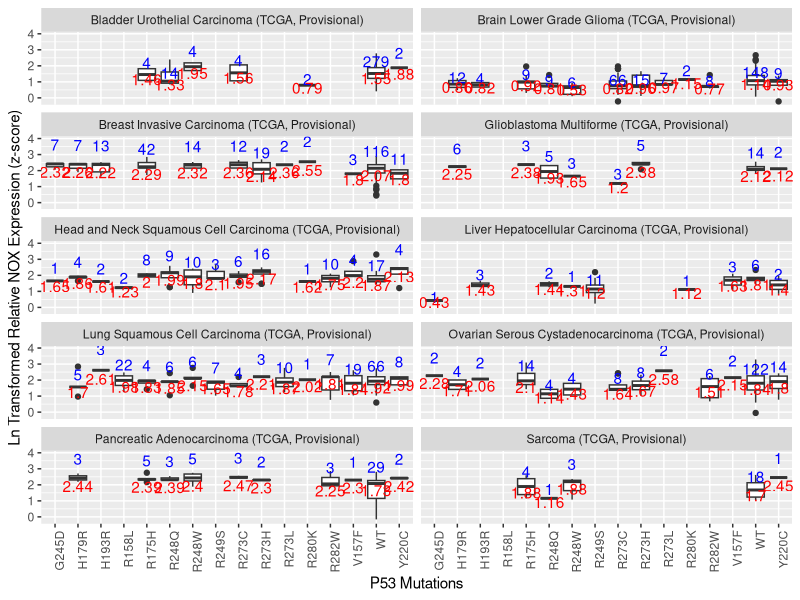
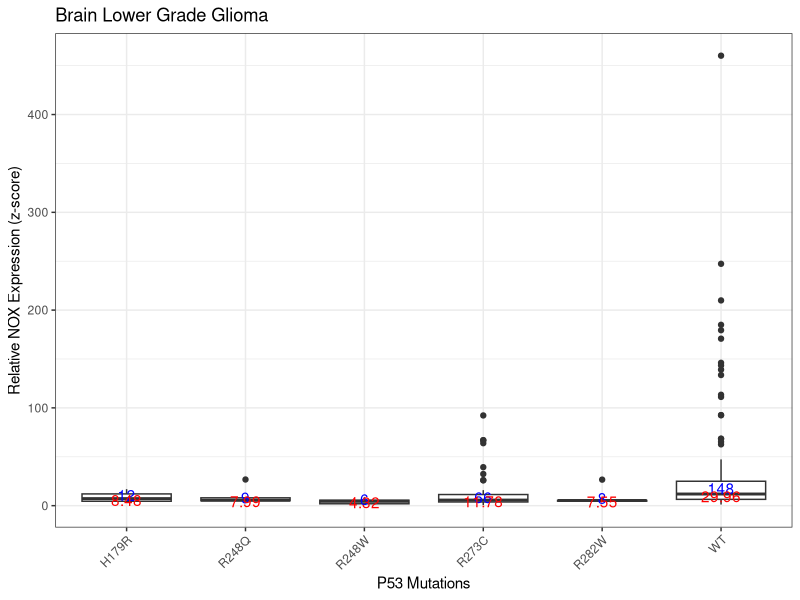
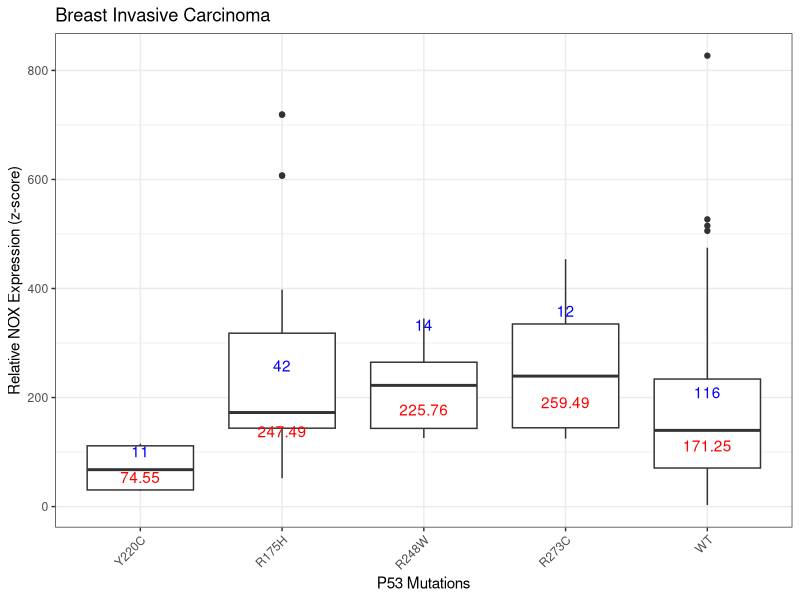
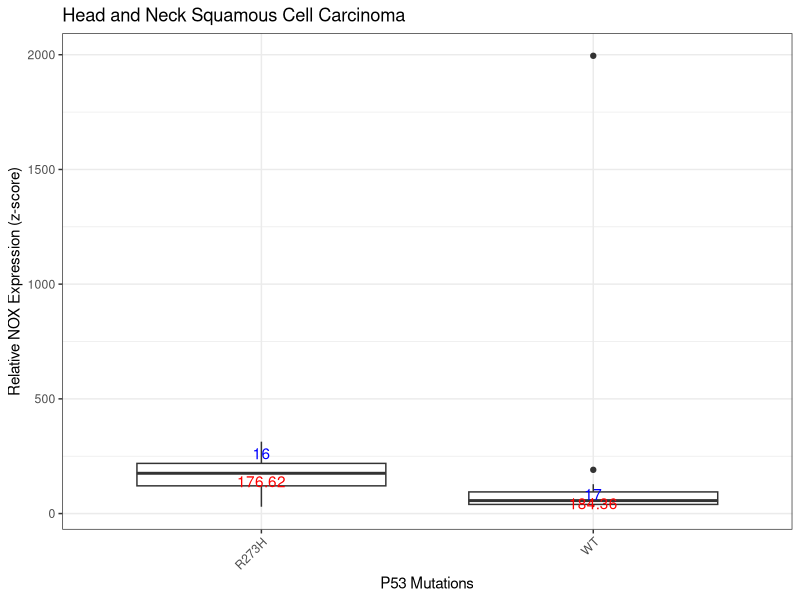
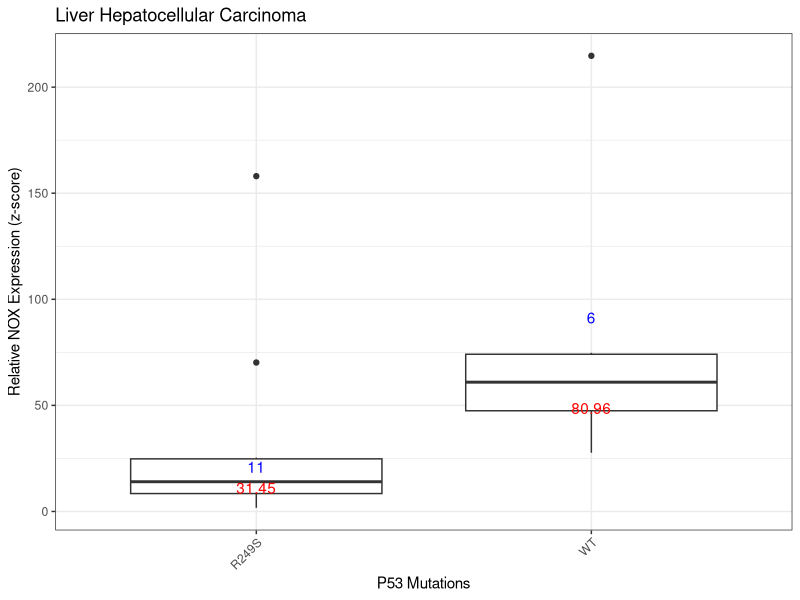
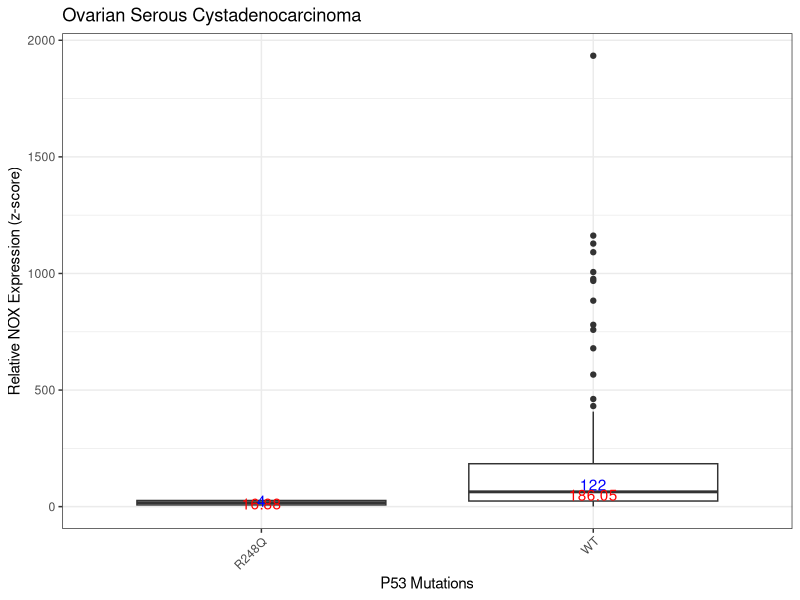
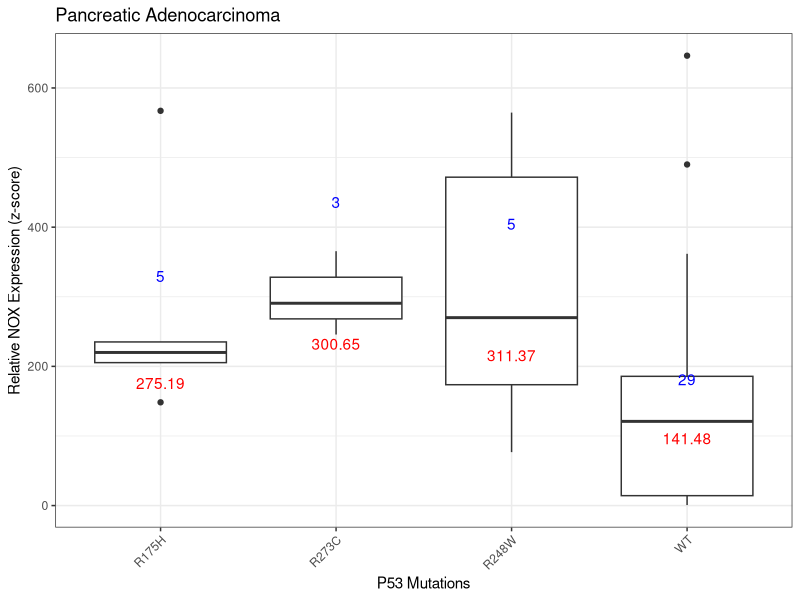
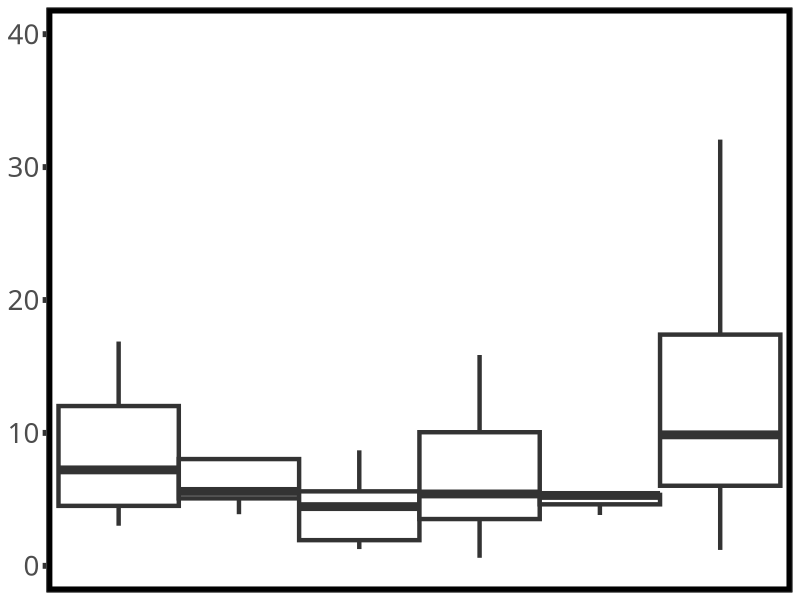

Generate these figures, in order, with R:
## ---- chunk 1
knitr::opts_chunk$set(echo = F, dpi=600, include=T)
## ---- chunk 2
require(dplyr)
require(ggplot2)
# function for num of samples
give.n <- function(x){
  return(c(y = median(x)*1.5, label = length(x))) 
  # experiment with the multiplier to find the perfect position
}
# function for median
med.n <- function(x){
  return(c(y = median(x)*0.8, label = round(mean(x),2))) 
  # experiment with the multiplier to find the perfect position
}


# Extracting Data from cbioportal (manually, no R codes used)
  # http://www.cbioportal.org/
  # select all case studies
  # query the genes and all its expression data regardless of exp level, e.g. GENE:EXP>=0 EXP<0

P53_exp  <- read.delim(file="TP53_Expression_All.txt", header = T, na.strings = "NA")   # p53 with Expression Data
  P53_exp <- P53_exp %>% select(P53.Mutation = Mutation, Cancer.Study, Sample.Id)
  P53_exp <- na.omit(P53_exp) # important to remove missing values now to avoid mixing with 'no mutation'
  # summary(is.na(P53_exp))
  
P53_mut <- read.delim("mutation_table_TP53.tsv", header=T, na.strings = "NA")
  P53_mut <- P53_mut %>% select(P53.Mutation = AA.change, Cancer.Study, Sample.Id = Sample.ID)
  P53_mut <- na.omit(P53_mut) 
  # summary(is.na(P53_mut))

NOX4_exp  <- read.delim(file="NOX4_Expression_All.txt")   # NADPH OX 4
  NOX4_exp  <- NOX4_exp %>% select(NOX4 = Value, NOX4.Mutation = Mutation, Cancer.Study, Sample.Id)
  # summary(is.na(NOX4_exp))
  
# Data extract of P53 mutation status of samples
  #'Not Sequenced' data is now designated as NA
  P53_mut$P53.Mutation[(P53_mut$P53.Mutation == "Not Sequenced") ]   <- NA
  P53_mut$P53.Mutation[(P53_mut$P53.Mutation == "[Not Available]") ] <- NA
                 ##P53.Mutation    Cancer.Study    Sample.Id      
             ##Mode :logical   Mode :logical   Mode :logical  
             ##FALSE:6591      FALSE:9121      FALSE:9121     
             ##TRUE :2530      NA's :0         NA's :0         # meaning 2530 were not sequenced or avaliable 
             ##NA's :0    
  
  P53_exp$P53.Mutation[(P53_exp$P53.Mutation == "Not Sequenced") ]   <- NA
  P53_exp$P53.Mutation[(P53_exp$P53.Mutation == "[Not Available]") ] <- NA
                    ## P53.Mutation    Cancer.Study    Sample.Id      
                ## Mode :logical   Mode :logical   Mode :logical  
                ## FALSE:10013     FALSE:10015     FALSE:10015    # meaning 2 were NA
                ## TRUE :2         NA's :0         NA's :0        
                ## NA's :0  
  
# Merging two p53 Data Files to get more mutant reads on all ID's
P53_com <- full_join(P53_mut, P53_exp, by = "Sample.Id", suffix = c(".mut_file" , ".exp_file"))
P53_com <- select(P53_com, Sample.Id, everything())  

# Merged Copy, for reference later
P53_com.ref <- full_join(P53_mut, P53_exp, by = "Sample.Id", suffix = c(".mut_file" , ".exp_file"))
P53_com.ref <- select(P53_com, Sample.Id, everything()) 
        # summary(P53_com.ref)
        # exp: 8075 NA

# Now, if from the exp file it is NA (no sequence), copy p53 mutation status from mut file, since it is a more complete mutation status designation file, but lacks the "not mutated" designation
# first convert mutation from factors to characters to allow replacement operation
P53_com$P53.Mutation.mut_file <- as.character(P53_com$P53.Mutation.mut_file)
P53_com$P53.Mutation.exp_file <- as.character(P53_com$P53.Mutation.exp_file)
# replace missing mutation status
P53_com$P53.Mutation.exp_file[is.na(P53_com$P53.Mutation.exp_file)] <- P53_com$P53.Mutation.mut_file[is.na(P53_com$P53.Mutation.exp_file)]
  # "check where exp is NA, and replace with mut where there is NA'
  # exp: 2006 NO sequence # recovered an additional 4615 designations

# renaming NA as WT, assuming no mutation is equal to wild-type
# because we know that NA in the exp are WT, we can assume those NA in the mut are also WT, we know that naming NA as WT in the mut file is in appropriate because some entries did not come explicitly designated, but we assume that if it is designated in the exp file as not mutated, then it must be an updated designation and can be overrided. If it is WT in the mut file but not WT in the exp, they are then excluded by subsetting in the next chunk.
P53_com$P53.Mutation.mut_file[is.na(P53_com$P53.Mutation.mut_file)] <- "WT"
P53_com$P53.Mutation.exp_file[is.na(P53_com$P53.Mutation.exp_file)] <- "WT"

# removing non-matched mutation status rows via subsetting
P53_com.sub <- subset(P53_com, P53.Mutation.exp_file == P53.Mutation.mut_file)
P53_com.sub <- select(P53_com.sub, Sample.Id, P53.Mutation = P53.Mutation.exp_file, Case.Study = Cancer.Study.mut_file) # reordering columns and mut mutation column

# Filtering p53 dataset 
# Keeping only interested mutations and WT's

P53.extended <- P53_com.sub %>% 
  filter(  P53.Mutation == "R175H"|P53.Mutation == "R248Q"|
           P53.Mutation == "R273H"|P53.Mutation == "R280K"|
           P53.Mutation == "R273C"|P53.Mutation == "R248W"|
           P53.Mutation == "Y220C"|P53.Mutation == "R249S"|
           P53.Mutation == "G245D"|P53.Mutation == "WT"|
           P53.Mutation == "R273C"| 
           P53.Mutation == "R248Q"| 
           P53.Mutation == "H179R"|
           P53.Mutation == "R282W"|
           P53.Mutation == "V157F"|
           P53.Mutation == "H193R"|
           P53.Mutation == "R158L"|
           P53.Mutation == "R273L"| # selected based on data availiablility and our interest
           P53.Mutation == "G248S") # we liked this way of subsetting instead of %in% subsetting

# Comparing p53 extended and NOX4
P53.ext_NOX4 <- inner_join(P53.extended, NOX4_exp, by="Sample.Id")
P53.ext_NOX4 <- select(P53.ext_NOX4, Sample.Id, P53.Mutation, NOX4, Cancer.Study)
# summary(as.factor(P53.ext_NOX4$P53.Mutation))
#G245D H179R H193R R158L R175H R248Q R248W R249S R273C R273H R273L R280K R282W V157F    WT Y220C 
# 16    42    33    33   101    66    62    23   115    77    29    11    42    37     2005 60 

# Comparing p53 all availiable and NOX4
# P53.all_NOX4 <- inner_join(P53_com.sub, NOX4_exp, by="Sample.Id")
# P53.all_NOX4 <- select(P53.all_NOX4, Sample.Id, P53.Mutation, NOX4, Cancer.Study)
# we will not conduct analysis with all p53 mutations because of the low avail. of data points
## ---- chunk 3
# log scale, extended p53 set
# blue number indicates number of samples and red indicates median value
initial <- ggplot(P53.ext_NOX4,aes(x=as.factor(P53.Mutation),y=log2(NOX4))) + 
              geom_boxplot(show.legend = F) +
              xlab("P53 Mutations") +
              ylab("Log2 Relative NOX Expression (z-score)") +
              stat_summary(fun.data = give.n, geom = "text", fun.y = median, colour = "blue") + 
                                #fun.data and fun.y returns sample number
              stat_summary(fun.data = med.n, geom = "text", fun.y = mean, colour = "red") + 
                                # returns median
              facet_wrap(~Cancer.Study, ncol=3)

## from these plots, we will remove those cancer studies without enough samples availiable
# blue number indicates number of samples and red indicates median value
P53.NOX4.final <- P53.ext_NOX4 %>% 
  filter(Cancer.Study == "Breast Invasive Carcinoma (TCGA, Provisional)"|
         Cancer.Study == "Brain Lower Grade Glioma (TCGA, Provisional)"|
         Cancer.Study == "Glioblastoma Multiforme (TCGA, Provisional)"|
         Cancer.Study == "Head and Neck Squamous Cell Carcinoma (TCGA, Provisional)"|
         Cancer.Study == "Lung Squamous Cell Carcinoma (TCGA, Provisional)"|
         Cancer.Study == "Pancreatic Adenocarcinoma (TCGA, Provisional)"|
         Cancer.Study == "Ovarian Serous Cystadenocarcinoma (TCGA, Provisional)"|
         Cancer.Study == "Bladder Urothelial Carcinoma (TCGA, Provisional)"|
         Cancer.Study == "Liver Hepatocellular Carcinoma (TCGA, Provisional)"|
         Cancer.Study == "Sarcoma (TCGA, Provisional)") 
P53.NOX4.final$Cancer.Study <- as.character(P53.NOX4.final$Cancer.Study)
# ln scale, final. ln transformed because data were heavily skewed and not normally distributed. 
# blue number indicates number of samples and red indicates median value
overview.plot <- ggplot(P53.NOX4.final ,aes(x=as.factor(P53.Mutation),y=log10(NOX4))) + 
  geom_boxplot(show.legend = F) +
  xlab("P53 Mutations") +
  ylab("Ln Transformed Relative NOX Expression (z-score)") +
  stat_summary(fun.data = give.n, geom = "text", fun.y = median, colour = "blue") + #fun.data and fun.y returns sample number
  stat_summary(fun.data = med.n, geom = "text", fun.y = mean, colour = "red") + # returns median
  facet_wrap(~Cancer.Study, ncol=2) +
  theme(axis.text.x = element_text(angle = 90, hjust = 1))
## ---- chunk 4
# Breast Invasive Carcinoma
Breast <- filter(P53.NOX4.final, as.character(Cancer.Study) == "Breast Invasive Carcinoma (TCGA, Provisional)")
breast.overview <- ggplot(Breast,aes(x=as.factor(P53.Mutation),y=log(NOX4))) + 
  geom_boxplot(show.legend = F) +
  ggtitle("Breast Invasive Carcinoma Overview") +
  xlab("P53 Mutations") +
  ylab("Ln Relative NOX Expression (z-score)") +
  stat_summary(fun.data = give.n, geom = "text", fun.y = median, colour = "blue") + #fun.data and fun.y returns sample number
  stat_summary(fun.data = med.n, geom = "text", fun.y = mean, colour = "red") +
  theme(axis.text.x = element_text(angle = 45, hjust = 1))

# WT breast
Breast.WT <- filter(Breast, as.character(P53.Mutation) == "WT")
# shapirot.test(Breast.WT)
# Y220C breast
Breast.Y220C <- filter(Breast, as.character(P53.Mutation) == "Y220C")
# shapiro.test(Breast.Y220C$NOX4) # p<<<0, sample is not normally distributed
wilcox.test(Breast.WT$NOX4, Breast.Y220C$NOX4) #p<<<0
# R175H breast
Breast.R175H <- filter(Breast, as.character(P53.Mutation) == "R175H")
wilcox.test(Breast.WT$NOX4, Breast.R175H$NOX4) #p=0.005831
# R248W breast
Breast.R248W <- filter(Breast, as.character(P53.Mutation) == "R248W")
wilcox.test(Breast.WT$NOX4, Breast.R248W$NOX4) #p=0.02264
# G245D breast
Breast.G245D <- filter(Breast, as.character(P53.Mutation) == "G245D")
wilcox.test(Breast.WT$NOX4, Breast.G245D$NOX4) #p=0.1004
# H179R breast
Breast.H179R <- filter(Breast, as.character(P53.Mutation) == "H179R")
wilcox.test(Breast.WT$NOX4, Breast.H179R$NOX4) #p=0.1811
# R273C breast
Breast.R273C <- filter(Breast, as.character(P53.Mutation) == "R273C")
wilcox.test(Breast.WT$NOX4, Breast.R273C$NOX4) #p=0.02092
# R273H breast
Breast.R273H <- filter(Breast, as.character(P53.Mutation) == "R273H")
wilcox.test(Breast.WT$NOX4, Breast.R273H$NOX4) #p=0.6
# summary: breast, Y220C, R175H, R248W, R273C are statistically different

# breast, final
Breast.final <- filter(Breast, as.character(Cancer.Study) == "Breast Invasive Carcinoma (TCGA, Provisional)")
Breast.final <- Breast[Breast$P53.Mutation %in% c("Y220C", "R175H", "R248W", "R273C", "WT"),] # subset 

breast.final.plot <- 
  ggplot(Breast.final,aes(x=as.factor(P53.Mutation),y=NOX4)) + 
    geom_boxplot(show.legend = F) +
    ggtitle("Breast Invasive Carcinoma") + 
    theme(plot.title = element_text(face="bold"),
          panel.border = element_rect(linetype = "solid", colour = "black")) +
    theme_bw() +
    xlab("P53 Mutations") +
    ylab("Relative NOX Expression (z-score)") +
    stat_summary(fun.data = give.n, geom = "text", fun.y = median, colour = "blue") + #fun.data and fun.y returns sample number
    stat_summary(fun.data = med.n, geom = "text", fun.y = mean, colour = "red") +
    scale_x_discrete(limits=c("Y220C", "R175H", "R248W", "R273C", "WT")) + # sets order 
  theme(axis.text.x = element_text(angle = 45, hjust = 1))
## ---- chunk 5
Neck<- filter(P53.NOX4.final, as.character(Cancer.Study) == "Head and Neck Squamous Cell Carcinoma (TCGA, Provisional)")

neck.overview.plot <- ggplot(Neck,aes(x=as.factor(P53.Mutation),y=log(NOX4))) + 
                          geom_boxplot(show.legend = F) +
                          ggtitle("Head and Neck Squamous Cell Carcinoma Overview") +
                          xlab("P53 Mutations") +
                          ylab("Ln Relative NOX Expression (z-score)") +
                          stat_summary(fun.data = give.n, geom = "text", fun.y = median, colour = "blue") + 
                          stat_summary(fun.data = med.n, geom = "text", fun.y = mean, colour = "red") +
                          theme(axis.text.x = element_text(angle = 45, hjust = 1))

# WT head and neck
Neck.WT <- filter(Neck, as.character(P53.Mutation) == "WT")
# H179R head and neck
Neck.H179R <- filter(Neck, as.character(P53.Mutation) == "H179R")
wilcox.test(Neck.H179R$NOX4, Neck.WT$NOX4) #p=0.7538
# R175H head and neck
Neck.R175H <- filter(Neck, as.character(P53.Mutation) == "R175H")
wilcox.test(Neck.WT$NOX4, Neck.R175H$NOX4) #p=0.1089
# R248Q head and neck
Neck.R248Q <- filter(Neck, as.character(P53.Mutation) == "R248Q")
wilcox.test(Neck.WT$NOX4, Neck.R248Q$NOX4) #p=0.3316
# R248W head and neck
Neck.R248W <- filter(Neck, as.character(P53.Mutation) == "R248W")
wilcox.test(Neck.WT$NOX4, Neck.R248W$NOX4) #p=0.98
# R273C head and neck
Neck.R273C <- filter(Neck, as.character(P53.Mutation) == "R273C")
wilcox.test(Neck.WT$NOX4, Neck.R273C$NOX4) #p=0.3099
# R273H head and neck
Neck.R273H <- filter(Neck, as.character(P53.Mutation) == "R273H")
wilcox.test(Neck.WT$NOX4, Neck.R273H$NOX4) #p=0.005217
# R282W head and neck
Neck.R282W <- filter(Neck, as.character(P53.Mutation) == "R282W")
wilcox.test(Neck.WT$NOX4, Neck.R282W$NOX4) #p=0.8604
# V157F head and neck
Neck.V157F <- filter(Neck, as.character(P53.Mutation) == "V157F")
wilcox.test(Neck.WT$NOX4, Neck.V157F$NOX4) #p=0.09743
# Y220C head and neck
Neck.Y220C <- filter(Neck, as.character(P53.Mutation) == "Y220C")
wilcox.test(Neck.WT$NOX4, Neck.Y220C$NOX4) #p=0.2265

# Neck, final
Neck.final <- filter(Neck, as.character(Cancer.Study) == "Neck Invasive Carcinoma (TCGA, Provisional)")
Neck.final <- Neck[Neck$P53.Mutation %in% c("R273H", "WT"),] # subset 
neck.final.plot <- ggplot(Neck.final,aes(x=as.factor(P53.Mutation),y=NOX4)) + 
                      geom_boxplot(show.legend = F) +
                      ggtitle("Head and Neck Squamous Cell Carcinoma ") + 
                      theme(plot.title = element_text(face="bold"),
                            panel.border = element_rect(linetype = "solid", colour = "black")) +
                      theme_bw() +
                      xlab("P53 Mutations") +
                      ylab("Relative NOX Expression (z-score)") +
                      stat_summary(fun.data = give.n, geom = "text", fun.y = median, colour = "blue") + 
                      stat_summary(fun.data = med.n, geom = "text", fun.y = mean, colour = "red") +
                      scale_x_discrete(limits=c("R273H", "WT")) +
                      theme(axis.text.x = element_text(angle = 45, hjust = 1))

## ---- chunk 6
Lung <- filter(P53.NOX4.final, as.character(Cancer.Study) == "Lung Squamous Cell Carcinoma (TCGA, Provisional)")

lung.overview.plot <- ggplot(Lung,aes(x=as.factor(P53.Mutation),y=log(NOX4))) + 
                        geom_boxplot(show.legend = F) +
                        ggtitle("Lung Squamous Cell Carcinoma Overview") +
                        xlab("P53 Mutations") +
                        ylab("Ln Relative NOX Expression (z-score)") +
                        stat_summary(fun.data = give.n, geom = "text", fun.y = median, colour = "blue") + 
                        stat_summary(fun.data = med.n, geom = "text", fun.y = mean, colour = "red") +
                        theme(axis.text.x = element_text(angle = 45, hjust = 1))

# WT lung
Lung.WT <- filter(Lung, as.character(P53.Mutation) == "WT")
# Y220C Lung
Lung.Y220C <- filter(Lung, as.character(P53.Mutation) == "Y220C")
wilcox.test(Lung.WT$NOX4, Lung.Y220C$NOX4) #p=0.7212
# V157F Lung
Lung.V157F <- filter(Lung, as.character(P53.Mutation) == "V157F")
wilcox.test(Lung.WT$NOX4, Lung.V157F$NOX4) #p=0.4319
# R282W Lung
Lung.R282W <- filter(Lung, as.character(P53.Mutation) == "R282W")
wilcox.test(Lung.WT$NOX4, Lung.R282W$NOX4) #p=0.8148
# R273L Lung
Lung.R273L <- filter(Lung, as.character(P53.Mutation) == "R273L")
wilcox.test(Lung.WT$NOX4, Lung.R273L$NOX4) #p=0.596
# R249S Lung
Lung.R249S <- filter(Lung, as.character(P53.Mutation) == "R249S")
wilcox.test(Lung.WT$NOX4, Lung.R249S$NOX4) #p=0.1051
# R248W Lung
Lung.R248W <- filter(Lung, as.character(P53.Mutation) == "R248W")
wilcox.test(Lung.WT$NOX4, Lung.R248W$NOX4) #p=0.169
# R248Q Lung
Lung.R248Q <- filter(Lung, as.character(P53.Mutation) == "R248Q")
wilcox.test(Lung.WT$NOX4, Lung.R248Q$NOX4) #p=0.799
# R175H Lung
Lung.R175H <- filter(Lung, as.character(P53.Mutation) == "R175H")
wilcox.test(Lung.WT$NOX4, Lung.R175H$NOX4) #p=0.6763
# R158L Lung
Lung.R158L <- filter(Lung, as.character(P53.Mutation) == "R158L")
wilcox.test(Lung.WT$NOX4, Lung.R158L$NOX4) #p=0.6197
# no statistically significance in Lung
## ---- chunk 7
Panc <- filter(P53.NOX4.final, as.character(Cancer.Study) == "Pancreatic Adenocarcinoma (TCGA, Provisional)")

panc.overview.plot <- ggplot(Panc,aes(x=as.factor(P53.Mutation),y=log(NOX4))) + 
  geom_boxplot(show.legend = F) +
  ggtitle("Panc Squamous Cell Carcinoma Overview") +
  xlab("P53 Mutations") +
  ylab("Ln Relative NOX Expression (z-score)") +
  stat_summary(fun.data = give.n, geom = "text", fun.y = median, colour = "blue") + #fun.data and fun.y returns sample number
  stat_summary(fun.data = med.n, geom = "text", fun.y = mean, colour = "red") +
  theme(axis.text.x = element_text(angle = 45, hjust = 1))

# WT Panc
Panc.WT <- filter(Panc, as.character(P53.Mutation) == "WT")
# R175H Panc
Panc.R175H <- filter(Panc, as.character(P53.Mutation) == "R175H")
wilcox.test(Panc.WT$NOX4, Panc.R175H$NOX4) #p=0.04364
# R248W Panc
Panc.R248W <- filter(Panc, as.character(P53.Mutation) == "R248W")
wilcox.test(Panc.WT$NOX4, Panc.R248W$NOX4) #p=0.063333
wilcox.test(Panc.WT$NOX4, Panc.R248W$NOX4, alternative = "less") #p=0.03

# R248Q Panc
Panc.R248Q <- filter(Panc, as.character(P53.Mutation) == "R248Q")
wilcox.test(Panc.WT$NOX4, Panc.R248Q$NOX4) #p=0.09556
# R273C Panc
Panc.R273C <- filter(Panc, as.character(P53.Mutation) == "R273C")
wilcox.test(Panc.WT$NOX4, Panc.R273C$NOX4) #p=0.02702

# Panc, final
Panc.final <- Panc[Panc$P53.Mutation %in% c("R175H", "R273C", "WT", "R248W"),] # subset 
Panc.final.plot <- ggplot(Panc.final,aes(x=as.factor(P53.Mutation),y=NOX4)) + 
  geom_boxplot(show.legend = F) +
  ggtitle("Pancreatic Adenocarcinoma") + 
  theme(plot.title = element_text(face="bold"),
        panel.border = element_rect(linetype = "solid", colour = "black")) +
  theme_bw() +
  xlab("P53 Mutations") +
  ylab("Relative NOX Expression (z-score)") +
  stat_summary(fun.data = give.n, geom = "text", 
               fun.y = median, colour = "blue") + #fun.data and fun.y returns sample number
  stat_summary(fun.data = med.n, geom = "text", fun.y = mean, colour = "red") +
  scale_x_discrete(limits=c("R175H", "R273C","R248W", "WT"))  +
  theme(axis.text.x = element_text(angle = 45, hjust = 1))
## ---- chunk 8
Brain<- filter(P53.NOX4.final, as.character(Cancer.Study) == "Brain Lower Grade Glioma (TCGA, Provisional)")

brain.overview.plot <- ggplot(Brain,aes(x=as.factor(P53.Mutation),y=log(NOX4))) + 
  geom_boxplot(show.legend = F) +
  ggtitle("Brain Lower Grade Glioma Overview") +
  xlab("P53 Mutations") +
  ylab("Ln Relative NOX Expression (z-score)") +
  stat_summary(fun.data = give.n, geom = "text", fun.y = median, colour = "blue") + #fun.data and fun.y returns sample number
  stat_summary(fun.data = med.n, geom = "text", fun.y = mean, colour = "red") +
  theme(axis.text.x = element_text(angle = 45, hjust = 1))

# WT Brain
Brain.WT <- filter(Brain, as.character(P53.Mutation) == "WT")
# H179R Brain
Brain.H179R <- filter(Brain, as.character(P53.Mutation) == "H179R")
wilcox.test(Brain.H179R$NOX4, Brain.WT$NOX4) #p=0.04226
# R175H Brain
Brain.R175H <- filter(Brain, as.character(P53.Mutation) == "R175H")
wilcox.test(Brain.WT$NOX4, Brain.R175H$NOX4) #p=0.1682
# R248Q Brain
Brain.R248Q <- filter(Brain, as.character(P53.Mutation) == "R248Q")
wilcox.test(Brain.WT$NOX4, Brain.R248Q$NOX4) #p=0.01398
wilcox.test(Brain.WT$NOX4, Brain.R248Q$NOX4,alternative = c("less")) #p=0.006988 # nox4 in wt is greater..

# R248W Brain
Brain.R248W <- filter(Brain, as.character(P53.Mutation) == "R248W")
wilcox.test(Brain.WT$NOX4, Brain.R248W$NOX4) #p=0.0022446
# R273C Brain
Brain.R273C <- filter(Brain, as.character(P53.Mutation) == "R273C")
wilcox.test(Brain.WT$NOX4, Brain.R273C$NOX4) #p<<<0
# R273H Brain
Brain.R273H <- filter(Brain, as.character(P53.Mutation) == "R273H")
wilcox.test(Brain.WT$NOX4, Brain.R273H$NOX4) #p=0.2097
# R282W Brain
Brain.R282W <- filter(Brain, as.character(P53.Mutation) == "R282W")
wilcox.test(Brain.WT$NOX4, Brain.R282W$NOX4) #p=0.009128
# V157F Brain
#Brain.V157F <- filter(Brain, as.character(P53.Mutation) == "V157F")
#wilcox.test(Brain.WT$NOX4, Brain.V157F$NOX4) #no data
# Y220C Brain
Brain.Y220C <- filter(Brain, as.character(P53.Mutation) == "Y220C")
wilcox.test(Brain.WT$NOX4, Brain.Y220C$NOX4) #p=0.5234
# R273L Brain
Brain.R273L <- filter(Brain, as.character(P53.Mutation) == "R273L")
wilcox.test(Brain.WT$NOX4, Brain.R273L$NOX4) #p=0.3633
# H193R Brain
Brain.H193R <- filter(Brain, as.character(P53.Mutation) == "H193R")
wilcox.test(Brain.WT$NOX4, Brain.H193R$NOX4) #p=0.1034

# Brain Final
Brain.final <- Brain[Brain$P53.Mutation %in% c("H179R","R248Q","R248W","R273C","R282W","WT"),] # subset 
brain.final.plot <- ggplot(Brain.final,aes(x=as.factor(P53.Mutation),y=NOX4)) + 
  geom_boxplot(show.legend = F) +
  ggtitle("Brain Lower Grade Glioma") + 
  theme(plot.title = element_text(face="bold"),
        panel.border = element_rect(linetype = "solid", colour = "black")) +
  theme_bw() +
  xlab("P53 Mutations") +
  ylab("Relative NOX Expression (z-score)") +
  stat_summary(fun.data = give.n, geom = "text", 
               fun.y = median, colour = "blue") + 
  stat_summary(fun.data = med.n, geom = "text", fun.y = mean, colour = "red") +
  scale_x_discrete(limits=c("H179R","R248Q","R248W","R273C","R282W","WT"))  +
  theme(axis.text.x = element_text(angle = 45, hjust = 1))
## ---- chunk 9
Glio <- filter(P53.NOX4.final, as.character(Cancer.Study) == "Glioblastoma Multiforme (TCGA, Provisional)")

glio.overview.plot <- ggplot(Glio,aes(x=as.factor(P53.Mutation),y=log(NOX4))) + 
  geom_boxplot(show.legend = F) +
  ggtitle("Glioblastoma Multiforme Overview") +
  xlab("P53 Mutations") +
  ylab("Ln Relative NOX Expression (z-score)") +
  stat_summary(fun.data = give.n, geom = "text", fun.y = median, colour = "blue") +
  stat_summary(fun.data = med.n, geom = "text", fun.y = mean, colour = "red") +
  theme(axis.text.x = element_text(angle = 45, hjust = 1))

# WT Glio
Glio.WT <- filter(Glio, as.character(P53.Mutation) == "WT")
# H179R Glio
Glio.H179R <- filter(Glio, as.character(P53.Mutation) == "H179R")
wilcox.test(Glio.H179R$NOX4, Glio.WT$NOX4) #p=0.05188
# R248Q Glio
Glio.R248Q <- filter(Glio, as.character(P53.Mutation) == "R248Q")
wilcox.test(Glio.WT$NOX4, Glio.R248Q$NOX4) #p=0.547
# R273H Glio
Glio.R273H <- filter(Glio, as.character(P53.Mutation) == "R273H")
wilcox.test(Glio.WT$NOX4, Glio.R273H$NOX4) #p=0.02944
mood.test(Glio.WT$NOX4, Glio.R273H$NOX4) #p=0.5912

#quite skewed. skipped from analysis
## ---- chunk 10
bla<- filter(P53.NOX4.final, as.character(Cancer.Study) == "Bladder Urothelial Carcinoma (TCGA, Provisional)")

bla.overview.plot <- ggplot(bla,aes(x=as.factor(P53.Mutation),y=log(NOX4))) + 
                  geom_boxplot(show.legend = F) +
                  ggtitle("Bladder Urothelial Carcinoma Overview") +
                  xlab("P53 Mutations") +
                  ylab("Ln Relative NOX Expression (z-score)") +
                  stat_summary(fun.data = give.n, geom = "text", fun.y = median, colour = "blue") + 
                  stat_summary(fun.data = med.n, geom = "text", fun.y = mean, colour = "red") +
                  theme(axis.text.x = element_text(angle = 45, hjust = 1))

# WT bla
bla.WT <- filter(bla, as.character(P53.Mutation) == "WT")
# R248Q bla
bla.R248Q <- filter(bla, as.character(P53.Mutation) == "R248Q")
wilcox.test(bla.WT$NOX4, bla.R248Q$NOX4) #p=0.05545
mood.test(bla.WT$NOX4, bla.R248Q$NOX4) #p=0.1182

## ---- chunk 11
Liver<- filter(P53.NOX4.final, as.character(Cancer.Study) == "Liver Hepatocellular Carcinoma (TCGA, Provisional)")

Liver.overview.plot <- ggplot(Liver,aes(x=as.factor(P53.Mutation),y=log(NOX4))) + 
  geom_boxplot(show.legend = F) +
  ggtitle("Liver Hepatocellular Carcinoma Overview") +
  xlab("P53 Mutations") +
  ylab("Ln Relative NOX Expression (z-score)") +
  stat_summary(fun.data = give.n, geom = "text", fun.y = median, colour = "blue") + #fun.data and fun.y returns sample number
  stat_summary(fun.data = med.n, geom = "text", fun.y = mean, colour = "red") +
  theme(axis.text.x = element_text(angle = 45, hjust = 1))

# WT Liver
Liver.WT <- filter(Liver, as.character(P53.Mutation) == "WT")
# R249S Liver
Liver.R249S <- filter(Liver, as.character(P53.Mutation) == "R249S")
wilcox.test(Liver.WT$NOX4, Liver.R249S$NOX4) #p=0.01034

# Liver Final
Liver.final <- Liver[Liver$P53.Mutation %in% c("R249S","WT"),] # subset 
Liver.final.plot <- ggplot(Liver.final,aes(x=as.factor(P53.Mutation),y=(NOX4))) + 
  geom_boxplot(show.legend = F) +
  ggtitle("Liver Hepatocellular Carcinoma ") + 
  theme(plot.title = element_text(face="bold"),
        panel.border = element_rect(linetype = "solid", colour = "black")) +
  theme_bw() +
  xlab("P53 Mutations") +
  ylab("Relative NOX Expression (z-score)") +
  stat_summary(fun.data = give.n, geom = "text", 
               fun.y = median, colour = "blue") + 
  stat_summary(fun.data = med.n, geom = "text", fun.y = mean, colour = "red") +
  scale_x_discrete(limits=c("R249S","WT"))  +
  theme(axis.text.x = element_text(angle = 45, hjust = 1))
## ---- chunk 12
Ovar<- filter(P53.NOX4.final, as.character(Cancer.Study) == "Ovarian Serous Cystadenocarcinoma (TCGA, Provisional)")

Ovar.overview.plot <- ggplot(Ovar,aes(x=as.factor(P53.Mutation),y=log(NOX4))) + 
  geom_boxplot(show.legend = F) +
  ggtitle("Ovarian Serous Cystadenocarcinoma Overview") +
  xlab("P53 Mutations") +
  ylab("Ln Relative NOX Expression (z-score)") +
  stat_summary(fun.data = give.n, geom = "text", fun.y = median, colour = "blue") + #fun.data and fun.y returns sample number
  stat_summary(fun.data = med.n, geom = "text", fun.y = mean, colour = "red") +
  theme(axis.text.x = element_text(angle = 45, hjust = 1))

# WT Ovar
Ovar.WT <- filter(Ovar, as.character(P53.Mutation) == "WT")
# H179R Ovar
Ovar.H179R <- filter(Ovar, as.character(P53.Mutation) == "H179R")
wilcox.test(Ovar.H179R$NOX4, Ovar.WT$NOX4) #p=0.7648
# R175H Ovar
Ovar.R175H <- filter(Ovar, as.character(P53.Mutation) == "R175H")
wilcox.test(Ovar.WT$NOX4, Ovar.R175H$NOX4) #p=0.149
# R248Q Ovar
Ovar.R248Q <- filter(Ovar, as.character(P53.Mutation) == "R248Q")
wilcox.test(Ovar.WT$NOX4, Ovar.R248Q$NOX4) #p=0.0229
# R273C Ovar
Ovar.R273C <- filter(Ovar, as.character(P53.Mutation) == "R273C")
wilcox.test(Ovar.WT$NOX4, Ovar.R273C$NOX4) #p=0.2997
# R273H Ovar
Ovar.R273H <- filter(Ovar, as.character(P53.Mutation) == "R273H")
wilcox.test(Ovar.WT$NOX4, Ovar.R273H$NOX4) #p=0.5132
# Y220C Ovar
Ovar.Y220C <- filter(Ovar, as.character(P53.Mutation) == "Y220C")
wilcox.test(Ovar.WT$NOX4, Ovar.Y220C$NOX4) #p=0.9572


# Ovar Final
Ovar.final <- Ovar[Ovar$P53.Mutation %in% c("R248Q","WT"),] # subset 
Ovar.final.plot <- ggplot(Ovar.final,aes(x=as.factor(P53.Mutation),y=(NOX4))) + 
  geom_boxplot(show.legend = F) +
  ggtitle("Ovarian Serous Cystadenocarcinoma ") + 
  theme(plot.title = element_text(face="bold"),
        panel.border = element_rect(linetype = "solid", colour = "black")) +
  theme_bw() +
  xlab("P53 Mutations") +
  ylab("Relative NOX Expression (z-score)") +
  stat_summary(fun.data = give.n, geom = "text", 
               fun.y = median, colour = "blue") + 
  stat_summary(fun.data = med.n, geom = "text", fun.y = mean, colour = "red") +
  scale_x_discrete(limits=c("R248Q","WT"))  +
  theme(axis.text.x = element_text(angle = 45, hjust = 1))
## ---- chunk 13
# plotting the overview
par(mar = c(0, 0, 0, 0))
overview.plot
## ---- chunk 14
# plotting various cancers
par(mar = c(0, 0, 0, 0))
brain.final.plot
breast.final.plot
neck.final.plot
Liver.final.plot
Ovar.final.plot
Panc.final.plot
## ---- chunk 15
# Brain ----
ggplot(Brain.final,aes(x=as.factor(P53.Mutation),y=NOX4)) + 
    geom_boxplot(show.legend = F, lwd=1.5, width = 1, outlier.shape = NA) +
    ggtitle(NULL) + 
    theme(panel.border = element_rect(linetype = "solid", colour = "black")) +
    theme_bw() +
    xlab(NULL) +
    ylab(NULL) +
    ylim(0,40) +
    theme(panel.grid.minor.y=element_blank(),
          panel.grid.major.y=element_blank(), panel.background = element_rect(color = "black", size = 4),
          axis.text.y = element_text(family = "Calibri", size=20),
          axis.ticks = element_line(size=2)) +
    scale_x_discrete(limits=c("H179R","R248Q","R248W","R273C","R282W","WT"), breaks = NULL) 
## ---- chunk 16
# Breast----
 ggplot(Breast.final,aes(x=as.factor(P53.Mutation),y=NOX4)) + 
    geom_boxplot(show.legend = F, lwd=1.5, width = 1, outlier.shape = NA) +
    ggtitle(NULL) + 
    theme(panel.border = element_rect(linetype = "solid", colour = "black")) +
    theme_bw() +
    xlab(NULL) +
    ylab(NULL) +
    ylim(0,500) +
    theme(panel.grid.minor.y=element_blank(),
          panel.grid.major.y=element_blank(), panel.background = element_rect(color = "black", size = 4),
          axis.text.y = element_text(family = "Calibri", size=20),
          axis.ticks = element_line(size=2)) +
    scale_x_discrete(limits=c("Y220C", "R175H", "R248W", "R273C", "WT"), breaks= NULL)
## ---- chunk 17
# head and neck squamous cell carcinoma----
ggplot(Neck.final,aes(x=as.factor(P53.Mutation),y=NOX4)) + 
    geom_boxplot(show.legend = F, lwd=1.5, width = 1, outlier.shape = NA) +
    ggtitle(NULL) + 
    theme(panel.border = element_rect(linetype = "solid", colour = "black")) +
    theme_bw() +
    xlab(NULL) +
    ylab(NULL) +
    ylim(0,350) +
    theme(panel.grid.minor.y=element_blank(),
          panel.grid.major.y=element_blank(), panel.background = element_rect(color = "black", size = 4),
          axis.text.y = element_text(family = "Calibri", size=20),
          axis.ticks = element_line(size=2)) +
    scale_x_discrete(limits=c("R273H", "WT"), breaks=NULL) 
## ---- chunk 18
# Liver carcinoma----
ggplot(Liver.final,aes(x=as.factor(P53.Mutation),y=(NOX4))) + 
    geom_boxplot(show.legend = F, lwd=1.5, width = 1, outlier.shape = NA) +
    ggtitle(NULL) + 
    theme(panel.border = element_rect(linetype = "solid", colour = "black")) +
    theme_bw() +
    xlab(NULL) +
    ylab(NULL) +
    ylim(0,100) +
    theme(panel.grid.minor.y=element_blank(),
          panel.grid.major.y=element_blank(), panel.background = element_rect(color = "black", size = 4),
          axis.text.y = element_text(family = "Calibri", size=20),
          axis.ticks = element_line(size=2)) + 
    scale_x_discrete(limits=c("R249S","WT"), breaks=NULL)  
## ---- chunk 19
# Ovarian
ggplot(Ovar.final,aes(x=as.factor(P53.Mutation),y=(NOX4))) + 
        geom_boxplot(show.legend = F, lwd=1.5, width = 1, outlier.shape = NA) +
    ggtitle(NULL) + 
    theme(panel.border = element_rect(linetype = "solid", colour = "black")) +
    theme_bw() +
    xlab(NULL) +
    ylab(NULL) +
    ylim(0,400) +
    theme(panel.grid.minor.y=element_blank(),
          panel.grid.major.y=element_blank(), panel.background = element_rect(color = "black", size = 4),
          axis.text.y = element_text(family = "Calibri", size=20),
          axis.ticks = element_line(size=2)) +
    scale_x_discrete(limits=c("R248Q","WT"), breaks=NULL)  
## ---- chunk 20
# Panc
ggplot(Panc.final,aes(x=as.factor(P53.Mutation),y=NOX4)) + 
    geom_boxplot(show.legend = F, lwd=1.5, width = 1, outlier.shape = NA) +
    ggtitle(NULL) + 
    theme(panel.border = element_rect(linetype = "solid", colour = "black")) +
    theme_bw() +
    xlab(NULL) +
    ylab(NULL) +
    ylim(0,400) +
    theme(panel.grid.minor.y=element_blank(),
          panel.grid.major.y=element_blank(), panel.background = element_rect(color = "black", size = 4),
          axis.text.y = element_text(family = "Calibri", size=20),
          axis.ticks = element_line(size=2)) +
    scale_x_discrete(limits=c("R175H", "R273C","R248W" , "WT"), breaks=NULL)
